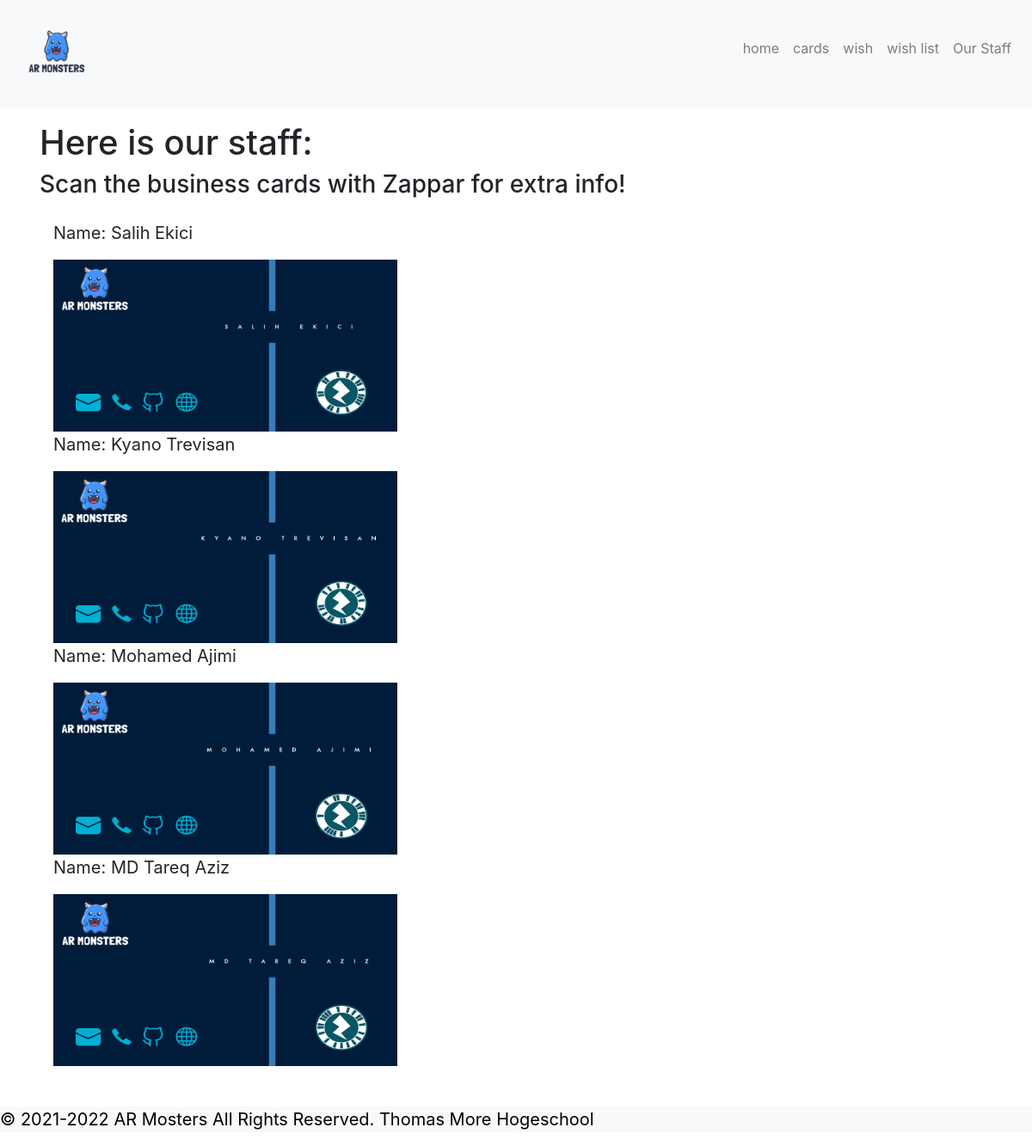
Screenshot of /staff with the database file from the repository.
### tables this page shows
CREATE TABLE staff (staffid INTEGER PRIMARY KEY AUTOINCREMENT NOT NULL, fullName TEXT, email TEXT, github TEXT);

### mysite/flask_app.py (the view)
@app.route('/staff')
def staff_list():
    conn = sqlite3.connect('database.db')
    conn.row_factory = dict_factory
    cur = conn.cursor()
    staff_list = cur.execute('SELECT * FROM staff').fetchall()
    conn.commit()
    conn.close()
    return render_template('staff.html', staff_list = staff_list)

### mysite/flask_app.py (called while the page is built)
def dict_factory(cursor, row):
    d = {}
    for idx, col in enumerate(cursor.description):
        d[col[0]] = row[idx]
    return d

### mysite/templates/staff.html (shortened to what this page needs)
{% extends 'base.html' %}
{% block content %}
<h1>Here is our staff:</h1>
<h3>Scan the business cards with Zappar for extra info!</h3>
<div class="container p-3 d-flex flex-column">
{% for staff in staff_list%}
<p>Name: {{staff["fullName"]}}</p>
<img src="../static/img/business-cards/{{staff['fullName']}}.png" alt="business-cards" width="400" height="200">
{% endfor %}
</div>
{% endblock %}

### mysite/static/style.css (style rules this page uses)
h1 { font-size:50px; }
p { font-size:20px; }
.container { padding-bottom: 20px 20px; margin-right: auto; margin-left: auto; }
div { padding-bottom: 15px; }

### rows the page displays
staff: fullName "Salih Ekici", fullName (picture)
staff: fullName "Kyano Trevisan", fullName (picture)
staff: fullName "Mohamed Ajimi", fullName (picture)
staff: fullName "MD Tareq Aziz", fullName (picture)
